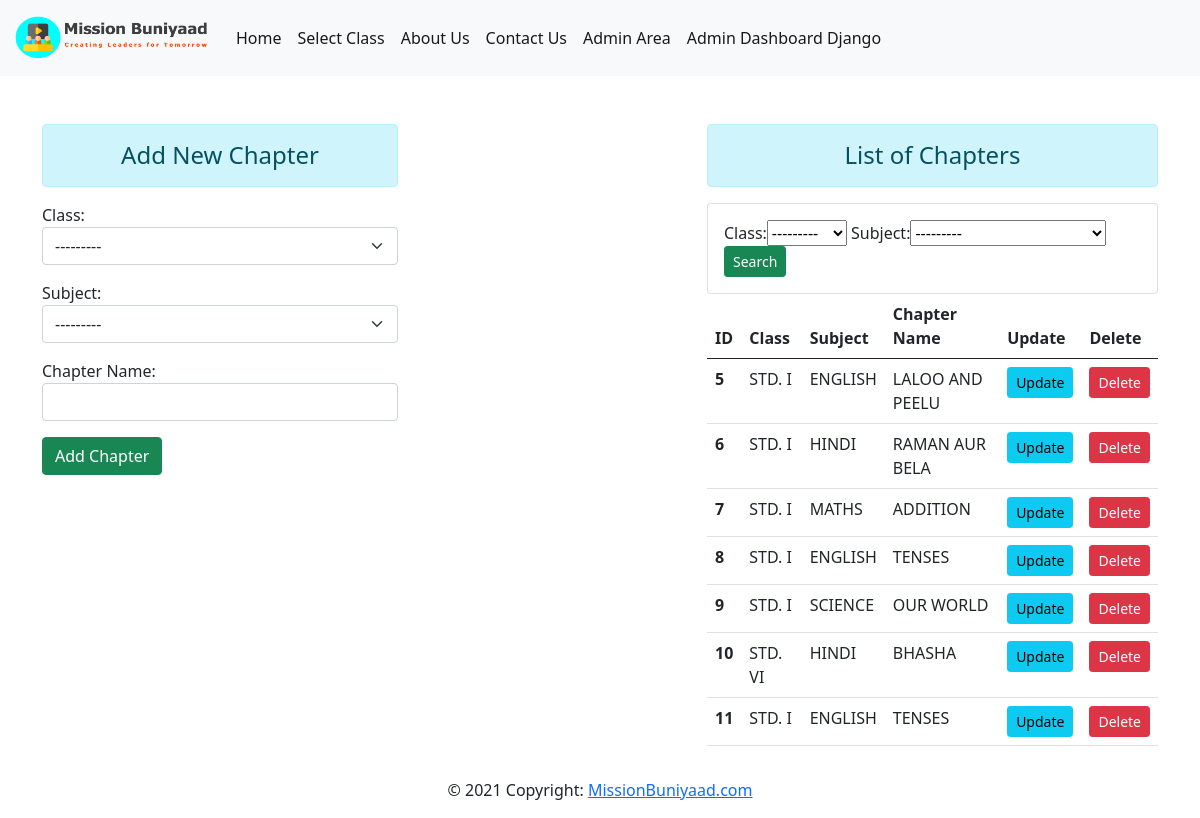
/addchapter, run on the app's committed database.
### home/models.py (models this page shows, shortened)
class Chapter(models.Model):
    classname = models.ForeignKey(Standard,verbose_name='Class',on_delete=models.CASCADE)
    subjectname = models.ForeignKey(Subject,verbose_name='Subject',on_delete=models.CASCADE)
    chname = models.CharField('Chapter Name',max_length=50)

class Standard(models.Model):
    name = models.CharField(max_length=20)
    def __str__(self):
        return self.name

class Subject(models.Model):
    name = models.CharField(max_length=20)
    def __str__(self):
        return self.name

### home/views.py (the view)
# urls.py: path('addchapter',views.addChapter, name="addchapter" ),
def addChapter(request):
    form = AddChapterForm()
    if request.method=='POST':
        form = AddChapterForm(request.POST)
        if form.is_valid:
            form.save()
        form = AddChapterForm()
    chapter = Chapter.objects.all()
    myFilter = ChapterFilter(request.GET,queryset=chapter)
    chapter = myFilter.qs
    context = {'form':form,'chapter':chapter,'myFilter':myFilter}
    return render(request,'addchapter.html',context)

### home/forms.py
class AddChapterForm(forms.ModelForm):
    class Meta:
        model = Chapter
        fields = ['classname','subjectname','chname']
        widgets = {
            'classname' : forms.Select(attrs={'class':'form-select'}),
            'subjectname' : forms.Select(attrs={'class':'form-select'}),
            'chname' : forms.TextInput(attrs={'class':'form-control'}),
            }

### home/templates/addchapter.html (shortened to what this page needs)
{% extends 'base.html' %}
{% block content%}
    <div class="row">
       <div class="col-sm-4">
        <h4 class="text-center alert alert-info">Add New Chapter</h4>
        <form action="" id='chapterForm' method="POST", subject-url="{% url 'ajax_load_subject' %}">
            {{form.as_p}}
            <input type="submit" class = "btn btn-success" value="Add Chapter">
        </form>
       </div>
    <div class="col-sm-5 offset-3">
            <h4 class="text-center alert alert-info">List of Chapters</h4>
            <div class="card">
                <div class="card-body">
                    <form action="" method="GET" class="form-inline">
                    <div class="form-group">
                        {{myFilter.form}}
                        <input type="submit" class = "btn btn-success btn-sm" value="Search">
                    </div>
                    </form>
                </div>
                </div>
            <table class="table table-hover">
                <thead>
                    <tr>
                    <th scope="col">ID</th>
                    <th scope="col">Class</th>
                    <th scope="col">Subject</th>
                    <th scope="col">Chapter Name</th>
                    <th scope="col">Update</th>
                    <th scope="col">Delete</th>
                    </tr>
                </thead>
                <tbody>
                    {% for ch in chapter %}
                        <tr>
                        <th scope="row">{{ch.id}}</th>
                        <td>{{ch.classname}}</td>
                        <td>{{ch.subjectname}}</td>
                        <td>{{ch.chname}}</td>
                        <td> <a href="{% url 'updatechapter' ch.id %}" class="btn btn-info btn-sm">Update</a> </td>
                        <td> <a href="{% url 'deletechapter' ch.id %}" class="btn btn-danger btn-sm">Delete</a> </td>
                        </tr>
                    {% endfor %}
                </tbody>
            </table>
        </div>
{% endblock %}

### home/static/css/sidebars.css (style rules this page uses)
body { min-height: 100vh; min-height: -webkit-fill-available; }
html { height: -webkit-fill-available; }

### data on the page
Chapter: id "5", classname "STD. I", subjectname "ENGLISH", chname "LALOO AND PEELU"
Chapter: id "6", classname "STD. I", subjectname "HINDI", chname "RAMAN AUR BELA"
Chapter: id "7", classname "STD. I", subjectname "MATHS", chname "ADDITION"
Chapter: id "8", classname "STD. I", subjectname "ENGLISH", chname "TENSES"
Chapter: id "9", classname "STD. I", subjectname "SCIENCE", chname "OUR WORLD"
Chapter: id "10", classname "STD. VI", subjectname "HINDI", chname "BHASHA"
Chapter: id "11", classname "STD. I", subjectname "ENGLISH", chname "TENSES"
